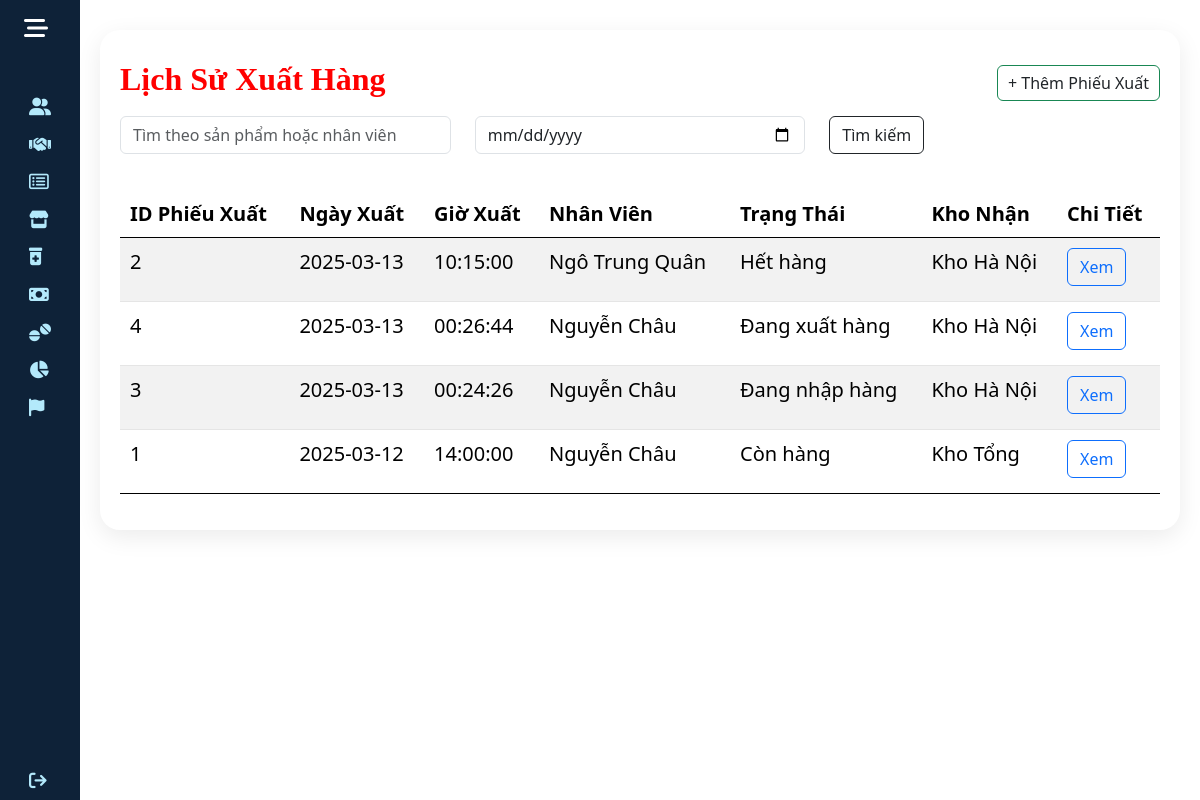
Screenshot of /quanly/quan_ly_nhap_xuat/lich_su_xuat.php with the database file from the repository.
### tables this page shows
CREATE TABLE `phieu_xuat` (
  `PX_ID` int(11) NOT NULL,
  `PX_NgayXuat` date NOT NULL,
  `PX_GioXuat` time NOT NULL,
  `PX_NgayHoanThanh` date NOT NULL,
  `TT_ID` int(11) DEFAULT NULL,
  `NV_ID` int(11) DEFAULT NULL,
  `KHO_ID` int(11) NOT NULL
);

CREATE TABLE `nhan_vien` (
  `NV_ID` int(11) NOT NULL,
  `NV_HoTen` varchar(255) NOT NULL,
  `NV_GioiTinh` varchar(10) NOT NULL,
  `NV_Email` varchar(255) NOT NULL,
  `NV_SDT` varchar(20) NOT NULL,
  `TK_ID` int(11) DEFAULT NULL,
  `KHO_ID` int(11) NOT NULL
);

CREATE TABLE `trang_thai` (
  `TT_ID` int(11) NOT NULL,
  `TT_Ten` varchar(100) NOT NULL
);

CREATE TABLE `kho_hang` (
  `KHO_ID` int(11) NOT NULL,
  `KHO_Ten` varchar(255) NOT NULL,
  `KHO_SoLuong` int(11) NOT NULL,
  `KHO_DienTich` decimal(10,2) NOT NULL,
  `KHO_DiaChi` text NOT NULL,
  `TT_ID` int(11) DEFAULT NULL
);

### quanly/quan_ly_nhap_xuat/lich_su_xuat.php (the view, shortened to what this page needs)
<?php
    require_once '../blocks/head.php';
    $servername = "localhost";
    $username = "TK_TenDangNhap";
    $password = "TK_MatKhau";
    $dbname = "qlkhohang";
    $connection = new mysqli($servername, $username, $password, $dbname);
    $search = isset($_GET['search']) ? $_GET['search'] : '';
    $date_filter = isset($_GET['date_filter']) ? $_GET['date_filter'] : '';
    $sql = "SELECT phieu_xuat.PX_ID, phieu_xuat.PX_NgayXuat, phieu_xuat.PX_GioXuat,
    nhan_vien.NV_HoTen, trang_thai.TT_Ten, kho_hang.KHO_Ten
    FROM phieu_xuat
    LEFT JOIN nhan_vien ON phieu_xuat.NV_ID = nhan_vien.NV_ID
    LEFT JOIN trang_thai ON phieu_xuat.TT_ID = trang_thai.TT_ID
    LEFT JOIN kho_hang ON phieu_xuat.KHO_ID = kho_hang.KHO_ID
    WHERE (phieu_xuat.PX_NgayXuat LIKE '%$search%'
    OR nhan_vien.NV_HoTen LIKE '%$search%'
    OR EXISTS (SELECT 1 FROM chi_tiet_phieu_xuat ctpn2
            JOIN san_pham sp ON ctpn2.SP_ID = sp.SP_ID
            WHERE ctpn2.PX_ID = phieu_xuat.PX_ID AND sp.SP_Ten LIKE '%$search%'))";
    $sql .= " GROUP BY phieu_xuat.PX_ID ORDER BY phieu_xuat.PX_NgayXuat DESC";
    $result = $connection->query($sql);
?>
<!DOCTYPE html>
<html>
    <body>
        <div class="wrapper">
            <?php include '../blocks/sidebar.php'; ?>
            <div class="main">
                <div class="tkad">
                    <div class="dstaikhoan">
                        <div class="tktenmuc d-flex justify-content-between align-items-center">
                            <h2>Lịch Sử Xuất Hàng</h2>
                            <a href="xuathang_them.php" class="btn btn-success">+ Thêm Phiếu Xuất</a>
                        </div>
                        <form action="" method="GET" class="search-form">
                            <div class="row">
                                <div class="col">
                                    <input type="text" name="search" class="form-control" placeholder="Tìm theo sản phẩm hoặc nhân viên" value="<?php echo htmlspecialchars($search); ?>">
                                </div>
                                <div class="col">
                                    <input type="date" name="date_filter" class="form-control" value="<?php echo htmlspecialchars($date_filter); ?>">
                                </div>
                                <div class="col">
                                    <button type="submit" class="btn btn-outline-dark">Tìm kiếm</button>
                                </div>
                            </div>
                        </form>
                        <table class="table table-striped mt-3">
                            <thead>
                                <tr>
                                    <td>ID Phiếu Xuất</td>
                                    <td>Ngày Xuất</td>
                                    <td>Giờ Xuất</td>
                                    <td>Nhân Viên</td>
                                    <td>Trạng Thái</td>
                                    <td>Kho Nhận</td>
                                    <td>Chi Tiết</td>
                                </tr>
                            </thead>
                            <tbody>
                                <?php
                                if ($result->num_rows > 0) {
                                    while ($row = $result->fetch_assoc()) {
                                        echo "
                                        <tr>
                                            <td>{$row['PX_ID']}</td>
                                            <td>{$row['PX_NgayXuat']}</td>
                                            <td>{$row['PX_GioXuat']}</td>
                                            <td>{$row['NV_HoTen']}</td>
                                            <td>{$row['TT_Ten']}</td>
                                            <td>{$row['KHO_Ten']}</td>
                                            <td>
                                                <a href='chitiet_xuat.php?PX_ID={$row['PX_ID']}' class='btn btn-outline-primary'>Xem</a>
                                            </td>
                                        </tr>
                                        ";
                                    }
                                } else {
                                    echo "<tr><td colspan='8'>Không có dữ liệu</td></tr>";
                                }
                                ?>
                            </tbody>
                        </table>
                    </div>
                </div>
            </div>
        </div>
    </body>
</html>

### quanly/stylead.css (style rules this page uses)
* { margin: 0; padding: 0; box-sizing: border-box; }
.tkad { position: relative; width: 100%; padding: 20px; display: grid; grid-gap: 30px; margin-top: 10px; }
.tkad .dstaikhoan { position: relative; display: grid; min-height: 500px; background: var(--white); padding: 20px; box-shadow: 0 7px 25px rgba(0, 0, 0, 0.08); border-radius: 20px; }
.tkad .tktenmuc { display: flex; justify-content: space-between; align-items: flex-start; }
.tktenmuc h2 { font-family: 'Times New Roman', Times, serif; font-weight: 600; color: red; }
.tktenmuc .btn { position: relative; padding: 5px 10px; background: var(--blue); text-decoration: none; color: var(--white); border-radius: 6px; }
.tkad table { width: 100%; border-collapse: collapse; margin-top: 10px; }
.tkad table thead td { font-weight: 600; }
.tkad .dstaikhoan table tr { color: var(--black1); border-bottom: 1px solid rgba(0, 0, 0, 0.1); }
.tkad .dstaikhoan table tr:last-child { border-bottom: none; }
.tkad .dstaikhoan table tr td { padding: 10px; font-size: 20px; }
a { text-decoration: none; }
body { font-family: 'Poppins', sans-serif; }
.wrapper { display: flex; }
.main { display: flex; flex-direction: column; min-height: 100vh; width: 100%; overflow: hidden; transition: all 0.35s ease-in-out; background-color: #fff; min-width: 0; }

### rows the page displays
phieu_xuat: PX_ID "2", PX_NgayXuat "2025-03-13", PX_GioXuat "10:15:00", NV_ID.NV_HoTen "Ngô Trung Quân", TT_ID.TT_Ten "Hết hàng", KHO_ID.KHO_Ten "Kho Hà Nội"
phieu_xuat: PX_ID "4", PX_NgayXuat "2025-03-13", PX_GioXuat "00:26:44", NV_ID.NV_HoTen "Nguyễn Châu", TT_ID.TT_Ten "Đang xuất hàng", KHO_ID.KHO_Ten "Kho Hà Nội"
phieu_xuat: PX_ID "3", PX_NgayXuat "2025-03-13", PX_GioXuat "00:24:26", NV_ID.NV_HoTen "Nguyễn Châu", TT_ID.TT_Ten "Đang nhập hàng", KHO_ID.KHO_Ten "Kho Hà Nội"
phieu_xuat: PX_ID "1", PX_NgayXuat "2025-03-12", PX_GioXuat "14:00:00", NV_ID.NV_HoTen "Nguyễn Châu", TT_ID.TT_Ten "Còn hàng", KHO_ID.KHO_Ten "Kho Tổng"
